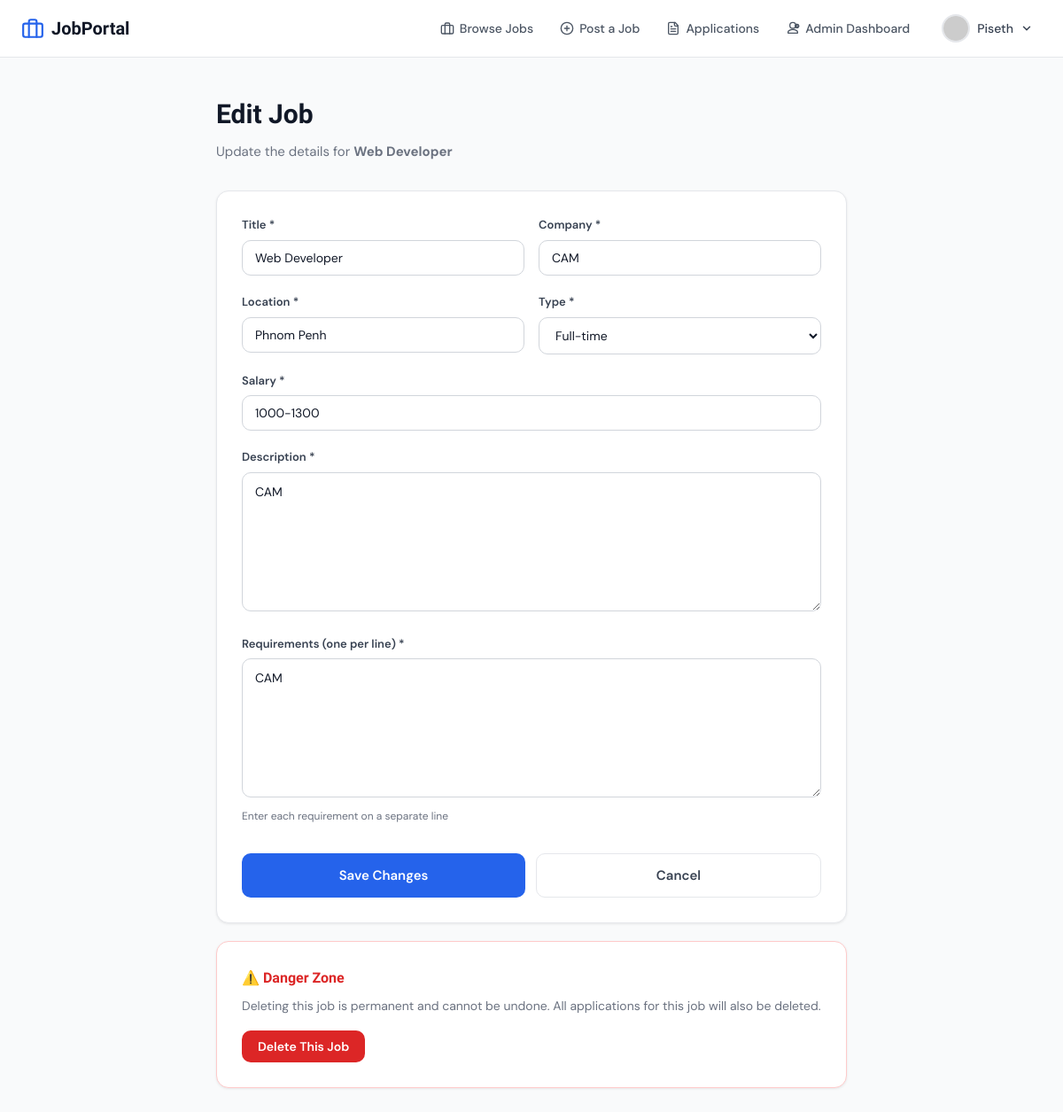
The app's page /jobs/1/edit/ (signed in) with its own data.
### portal/models.py (models this page shows, shortened)
class User(AbstractUser):
    objects = UserManager()
    ROLE_CHOICES = [
        ('user', 'Job Seeker'),
        ('employer', 'Employer'),
        ('admin', 'Admin'),
    ]
    role = models.CharField(max_length=10, choices=ROLE_CHOICES, default='user')
    avatar = models.URLField(
        blank=True,
        default='https://images.unsplash.com/photo-1438761681033-6461ffad8d80?w=100&h=100&fit=crop'
    )
    @property
    def is_employer(self):
        return self.role in ('employer', 'admin')

class Job(models.Model):
    TYPE_CHOICES = [
        ('Full-time', 'Full-time'),
        ('Part-time', 'Part-time'),
        ('Contract', 'Contract'),
        ('Freelance', 'Freelance'),
    ]
    title       = models.CharField(max_length=200)
    company     = models.CharField(max_length=200)
    location    = models.CharField(max_length=200)
    type        = models.CharField(max_length=20, choices=TYPE_CHOICES, default='Full-time')
    salary      = models.CharField(max_length=100)
    description = models.TextField()
    requirements = models.TextField(help_text='One requirement per line')
    logo        = models.URLField(
        blank=True,
        default='https://images.unsplash.com/photo-1560179707-f14e90ef3623?w=100&h=100&fit=crop'
    )
    posted_date = models.DateField(auto_now_add=True)
    posted_by   = models.ForeignKey(
        User, null=True, blank=True, on_delete=models.SET_NULL, related_name='posted_jobs'
    )
    class Meta:
        ordering = ['-posted_date']

### portal/views.py (the view)
    def wrapper(request, *args, **kwargs):
        if not request.user.is_authenticated:
            return redirect('login')
        if not request.user.is_employer:
            messages.error(request, 'This page is only available to employers.')
            return redirect('job_listings')
        return view_func(request, *args, **kwargs)

### portal/forms.py
class PostJobForm(forms.ModelForm):
    class Meta:
        model  = Job
        fields = ['title', 'company', 'location', 'type', 'salary', 'description', 'requirements']
        widgets = {
            'title':        forms.TextInput(attrs={'placeholder': 'e.g. Senior Frontend Developer'}),
            'company':      forms.TextInput(attrs={'placeholder': 'e.g. Acme Corporation'}),
            'location':     forms.TextInput(attrs={'placeholder': 'e.g. San Francisco, CA or Remote'}),
            'salary':       forms.TextInput(attrs={'placeholder': 'e.g. $100,000 – $140,000'}),
            'description':  forms.Textarea(attrs={'rows': 6, 'placeholder': 'Describe the role and responsibilities…'}),
            'requirements': forms.Textarea(attrs={'rows': 6, 'placeholder': 'Enter each requirement on a new line'}),
        }
        labels = {
            'requirements': 'Requirements (one per line)',
        }

### portal/views.py (called while the page is built)
def employer_required(view_func):
    def wrapper(request, *args, **kwargs):
        if not request.user.is_authenticated:
            return redirect('login')
        if not request.user.is_employer:
            messages.error(request, 'This page is only available to employers.')
            return redirect('job_listings')
        return view_func(request, *args, **kwargs)
    return wrapper

@employer_required
def edit_job(request, pk):
    job  = get_object_or_404(Job, pk=pk)
    form = PostJobForm(request.POST or None, instance=job)  # ✅ instance= pre-fills the form
    if request.method == 'POST' and form.is_valid():
        form.save()
        messages.success(request, f'"{job.title}" has been updated successfully.')
        return redirect('job_detail', pk=job.pk)
    return render(request, 'portal/edit_job.html', {
        'form': form,
        'job':  job,
    })

### portal/templates/portal/edit_job.html (shortened to what this page needs)
{% extends "portal/base.html" %}
{% block content %}
<div class="page-body">
  <div class="container" style="max-width:760px">
    <div class="page-header">
      <h1>Edit Job</h1>
      <p>Update the details for <strong>{{ job.title }}</strong></p>
    </div>
    <div class="card">
      <form method="post">
        <div class="form-row">
          <div class="form-group">
            <label>{{ form.title.label }} *</label>
            {{ form.title }}
          </div>
          <div class="form-group">
            <label>{{ form.company.label }} *</label>
            {{ form.company }}
          </div>
        </div>
        <div class="form-row">
          <div class="form-group">
            <label>{{ form.location.label }} *</label>
            {{ form.location }}
          </div>
          <div class="form-group">
            <label>{{ form.type.label }} *</label>
            {{ form.type }}
          </div>
        </div>
        <div class="form-group">
          <label>{{ form.salary.label }} *</label>
          {{ form.salary }}
        </div>
        <div class="form-group">
          <label>{{ form.description.label }} *</label>
          {{ form.description }}
        </div>
        <div class="form-group">
          <label>{{ form.requirements.label }} *</label>
          {{ form.requirements }}
          <p class="hint">Enter each requirement on a separate line</p>
        </div>
        <div class="form-footer">
          <button type="submit" class="btn btn-primary btn-lg" style="flex:1">
            Save Changes
          </button>
          <a href="{% url 'job_detail' job.pk %}" class="btn btn-outline btn-lg" style="flex:1;text-align:center">
            Cancel
          </a>
        </div>
      </form>
    </div>
    <div class="card" style="margin-top:20px; border-color: #fecaca;">
      <h3 style="color:#dc2626; font-size:16px; font-weight:700; margin-bottom:8px;">
        ⚠️ Danger Zone
      </h3>
      <p style="color:var(--gray-500); font-size:14px; margin-bottom:16px;">
        Deleting this job is permanent and cannot be undone. All applications for this job will also be deleted.
      </p>
      <form method="post" action="{% url 'delete_job' job.pk %}"
            onsubmit="return confirm('Are you sure you want to delete \'{{ job.title }}\'? This cannot be undone.')">
        <button type="submit" class="btn btn-danger">
          Delete This Job
        </button>
      </form>
    </div>
  </div>
</div>
{% endblock %}

### portal/templates/portal/base.html (shortened to what this page needs)
{% load static %}
<!DOCTYPE html>
<html lang="en">
<head>
  <link rel="stylesheet" href="{% static 'portal/css/styles.css' %}">
</head>
<body>
<header class="site-header">
  <div class="container header-inner">
    <a href="{% url 'job_listings' %}" class="logo">
      <svg xmlns="http://www.w3.org/2000/svg" width="26" height="26" viewBox="0 0 24 24" fill="none" stroke="currentColor" stroke-width="2" stroke-linecap="round" stroke-linejoin="round"><rect width="20" height="14" x="2" y="7" rx="2"/><path d="M16 21V5a2 2 0 0 0-2-2h-4a2 2 0 0 0-2 2v16"/></svg>
      JobPortal
    </a>
    <div class="header-right">
      <nav class="nav">
        <a href="{% url 'job_listings' %}" class="nav-link {% if active == 'listings' %}active{% endif %}">
          <svg xmlns="http://www.w3.org/2000/svg" width="16" height="16" viewBox="0 0 24 24" fill="none" stroke="currentColor" stroke-width="2" stroke-linecap="round" stroke-linejoin="round"><rect width="20" height="14" x="2" y="7" rx="2"/><path d="M16 21V5a2 2 0 0 0-2-2h-4a2 2 0 0 0-2 2v16"/></svg>
          Browse Jobs
        </a>
        {% if user.is_authenticated %}
          {% if user.is_employer %}
            <a href="{% url 'post_job' %}" class="nav-link {% if active == 'post_job' %}active{% endif %}">
              <svg xmlns="http://www.w3.org/2000/svg" width="16" height="16" viewBox="0 0 24 24" fill="none" stroke="currentColor" stroke-width="2" stroke-linecap="round" stroke-linejoin="round">
                <circle cx="12" cy="12" r="10"/>
                <path d="M8 12h8"/>
                <path d="M12 8v8"/></svg>
              Post a Job
            </a>
            <a href="{% url 'applications' %}" class="nav-link {% if active == 'applications' %}active{% endif %}">
              Applications
            </a>
          {% endif %}
          {% if user.role == 'admin' %}
            <a href="{% url 'admin_dashboard' %}" class="nav-link">
              Admin Dashboard
            </a>
          {% endif %}
        {% endif %}
      </nav>
      {% if user.is_authenticated %}
        <div class="user-menu-wrap" id="userMenuWrap">
          <button class="user-btn" id="userMenuBtn" type="button">
            <img src="{{ user.avatar }}" alt="{{ user.get_full_name }}" class="avatar-sm"
                 onerror="this.src='https://placehold.co/32x32/e5e7eb/9ca3af?text={{ user.first_name|first }}'">
            <span>{{ user.first_name }}</span>
            <svg xmlns="http://www.w3.org/2000/svg" width="14" height="14" viewBox="0 0 24 24" fill="none" stroke="currentColor" stroke-width="2.5" stroke-linecap="round" stroke-linejoin="round"><path d="m6 9 6 6 6-6"/></svg>
          </button>
        </div>
      {% else %}
        <div class="auth-btns">
          <a href="{% url 'login' %}" class="btn btn-ghost">Sign In</a>
          <a href="{% url 'signup' %}" class="btn btn-primary">Sign Up</a>
        </div>
      {% endif %}
    </div>
  </div>
</header>
{% block content %}{% endblock %}
</body>
</html>

### portal/static/portal/css/styles.css (style rules this page uses)
*, *::before, *::after { box-sizing: border-box; margin: 0; padding: 0; }
:root { --blue-50:#eff6ff; --blue-100:#dbeafe; --blue-300:#93c5fd; --blue-500:#3b82f6; --blue-600:#2563eb; --blue-700:#1d4ed8; --blue-800:#1e40af; --gray-50:#f9fafb; --gray-100:#f3f4f6; --gray-200:#e5e7eb; --gray-300:#d1d5db; --gray-400:#9ca3af; --gray-500:#6b7280; --gray-600:#4b5563; --gray-700:#374151; --gray-800:#1f2937; --gray-900:#111827; --green-50:#f0fdf4; --green-200:#bbf7d0; --green-600:#16a34a; --green-800:#166534; --red-50:#fef2f2; --red-200:#fecaca; --red-600:#dc2626; --red-800:#991b1b; --yellow-50:#fefce8; --yellow-200:#fef08a; --yellow-700:#a16207; --purple-50:#faf5ff; --purple-200:#e9d5ff; --purple-700:#7e22ce; --orange-50:#fff7ed; --orange-200:#fed7aa; --orange-700:#c2410c; --radius-sm:6px; --radius:10px; --radius-lg:14px; --radius-xl:20px; --shadow-sm:0 1px 3px rgba(0,0,0,.08); --shadow:0 4px 6px rgba(0,0,0,.07); --shadow-lg:0 10px 25px rgba(0,0,0,.10); --shadow-xl:0 20px 40px rgba(0,0,0,.12); }
html { scroll-behavior: smooth; }
body { font-family: 'DM Sans', sans-serif; background: var(--gray-50); color: var(--gray-800); min-height: 100vh; font-size: 15px; line-height: 1.6; -webkit-font-smoothing: antialiased; }
h1,h2,h3,h4 { font-family: 'Sora', sans-serif; }
a { text-decoration: none; color: inherit; }
img { display: block; max-width: 100%; }
.container { max-width: 1200px; margin: 0 auto; padding: 0 24px; }
.site-header { background: #fff; border-bottom: 1px solid var(--gray-200); position: sticky; top: 0; z-index: 100; }
.header-inner { display: flex; align-items: center; justify-content: space-between; height: 64px; }
.logo { display: flex; align-items: center; gap: 8px; font-family: 'Sora', sans-serif; font-weight: 700; font-size: 20px; color: var(--gray-900); }
.logo svg { color: var(--blue-600); }
.header-right { display: flex; align-items: center; gap: 12px; }
.nav { display: flex; gap: 2px; align-items: center; }
.nav-link { display: flex; align-items: center; gap: 6px; padding: 7px 14px; border-radius: var(--radius); font-size: 14px; font-weight: 500; color: var(--gray-600); transition: background .15s, color .15s; }
.btn { display: inline-flex; align-items: center; justify-content: center; gap: 6px; padding: 9px 18px; border-radius: var(--radius); font-family: 'DM Sans', sans-serif; font-size: 14px; font-weight: 600; cursor: pointer; border: none; transition: all .15s; white-space: nowrap; text-decoration: none; }
.btn-primary { background: var(--blue-600); color: #fff; }
.btn-outline { background: #fff; color: var(--gray-700); border: 1px solid var(--gray-200); }
.btn-lg { padding: 12px 24px; font-size: 15px; }
.user-menu-wrap { position: relative; }
.user-btn { display: flex; align-items: center; gap: 8px; padding: 6px 10px; border-radius: var(--radius); background: transparent; border: none; cursor: pointer; font-family: 'DM Sans', sans-serif; font-size: 14px; font-weight: 500; color: var(--gray-700); transition: background .15s; }
.avatar-sm { width: 32px; height: 32px; border-radius: 50%; object-fit: cover; border: 2px solid var(--gray-200); }
.card { background: #fff; border: 1px solid var(--gray-200); border-radius: var(--radius-lg); padding: 28px; box-shadow: var(--shadow-sm); }
.form-group { margin-bottom: 20px; }
label, .form-label { display: block; font-size: 13px; font-weight: 600; color: var(--gray-700); margin-bottom: 6px; }
input[type="text"], input[type="email"], input[type="password"], input[type="tel"], select, textarea { width: 100%; padding: 10px 14px; border: 1.5px solid var(--gray-300); border-radius: var(--radius); font-family: 'DM Sans', sans-serif; font-size: 14px; color: var(--gray-900); background: #fff; transition: border-color .15s, box-shadow .15s; outline: none; }
textarea { resize: vertical; min-height: 120px; line-height: 1.6; }
.hint { font-size: 12px; color: var(--gray-500); margin-top: 5px; }

### portal/templates/portal/edit_job.html (style rules this page uses)
.page-body { padding: 40px 0 80px; }
.page-header { margin-bottom: 32px; }
.page-header h1 { font-size: 30px; font-weight: 800; color: var(--gray-900); margin-bottom: 6px; }
.page-header p { color: var(--gray-500); }
.form-row { display: grid; grid-template-columns: 1fr 1fr; gap: 16px; }
.form-footer { display: flex; gap: 12px; margin-top: 32px; }
.btn-danger { background: var(--red-600); color: #fff; border: none; }

### records on screen
User: first_name "Piseth"
Job: title "Web Developer", company "CAM", location "Phnom Penh", type "Full-time", salary "1000-1300", description "CAM", requirements "CAM"
